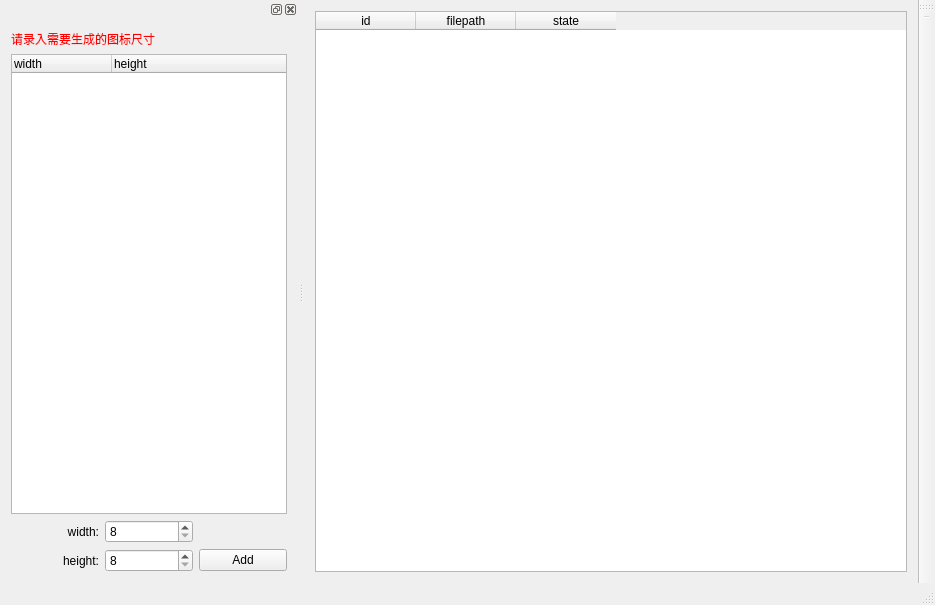
<?xml version="1.0" encoding="UTF-8"?>
<ui version="4.0">
 <class>MainWindow</class>
 <widget class="QMainWindow" name="MainWindow">
  <property name="geometry">
   <rect>
    <x>0</x>
    <y>0</y>
    <width>935</width>
    <height>605</height>
   </rect>
  </property>
  <property name="windowTitle">
   <string>MainWindow</string>
  </property>
  <property name="windowIcon">
   <iconset resource="uires.qrc">
    <normaloff>:/res/icon.icns</normaloff>:/res/icon.icns</iconset>
  </property>
  <property name="toolButtonStyle">
   <enum>Qt::ToolButtonIconOnly</enum>
  </property>
  <widget class="QWidget" name="centralWidget">
   <layout class="QGridLayout" name="gridLayout">
    <item row="3" column="0" rowspan="5">
     <widget class="QTableWidget" name="tableWidget">
      <column>
       <property name="text">
        <string>id</string>
       </property>
      </column>
      <column>
       <property name="text">
        <string>filepath</string>
       </property>
      </column>
      <column>
       <property name="text">
        <string>state</string>
       </property>
      </column>
     </widget>
    </item>
   </layout>
  </widget>
  <widget class="QMenuBar" name="menuBar">
   <property name="geometry">
    <rect>
     <x>0</x>
     <y>0</y>
     <width>935</width>
     <height>22</height>
    </rect>
   </property>
  </widget>
  <widget class="QStatusBar" name="statusBar"/>
  <widget class="QDockWidget" name="dockWidget_2">
   <property name="minimumSize">
    <size>
     <width>298</width>
     <height>274</height>
    </size>
   </property>
   <attribute name="dockWidgetArea">
    <number>1</number>
   </attribute>
   <widget class="QWidget" name="dockWidgetContents_2">
    <layout class="QGridLayout" name="gridLayout_3">
     <item row="3" column="2">
      <widget class="QPushButton" name="pushButton_3">
       <property name="text">
        <string>Add</string>
       </property>
      </widget>
     </item>
     <item row="1" column="0" colspan="3">
      <widget class="QTreeWidget" name="treeWidget">
       <property name="contextMenuPolicy">
        <enum>Qt::CustomContextMenu</enum>
       </property>
       <column>
        <property name="text">
         <string>width</string>
        </property>
       </column>
       <column>
        <property name="text">
         <string>height</string>
        </property>
       </column>
      </widget>
     </item>
     <item row="3" column="1">
      <widget class="QSpinBox" name="spinBox_2">
       <property name="minimum">
        <number>8</number>
       </property>
       <property name="maximum">
        <number>512</number>
       </property>
      </widget>
     </item>
     <item row="2" column="1">
      <widget class="QSpinBox" name="spinBox">
       <property name="minimum">
        <number>8</number>
       </property>
       <property name="maximum">
        <number>512</number>
       </property>
      </widget>
     </item>
     <item row="3" column="0">
      <widget class="QLabel" name="label_3">
       <property name="text">
        <string>height:</string>
       </property>
       <property name="alignment">
        <set>Qt::AlignRight|Qt::AlignTrailing|Qt::AlignVCenter</set>
       </property>
      </widget>
     </item>
     <item row="2" column="0">
      <widget class="QLabel" name="label_2">
       <property name="frameShape">
        <enum>QFrame::NoFrame</enum>
       </property>
       <property name="text">
        <string>width:</string>
       </property>
       <property name="scaledContents">
        <bool>false</bool>
       </property>
       <property name="alignment">
        <set>Qt::AlignRight|Qt::AlignTrailing|Qt::AlignVCenter</set>
       </property>
      </widget>
     </item>
     <item row="0" column="0" colspan="3">
      <widget class="QLabel" name="label_4">
       <property name="text">
        <string>&lt;html&gt;&lt;head/&gt;&lt;body&gt;&lt;p&gt;&lt;span style=&quot; color:#ff0000;&quot;&gt;请录入需要生成的图标尺寸&lt;/span&gt;&lt;/p&gt;&lt;/body&gt;&lt;/html&gt;</string>
       </property>
      </widget>
     </item>
    </layout>
   </widget>
  </widget>
  <widget class="QToolBar" name="toolBar">
   <property name="baseSize">
    <size>
     <width>40</width>
     <height>40</height>
    </size>
   </property>
   <property name="windowTitle">
    <string>toolBar</string>
   </property>
   <property name="iconSize">
    <size>
     <width>48</width>
     <height>48</height>
    </size>
   </property>
   <attribute name="toolBarArea">
    <enum>RightToolBarArea</enum>
   </attribute>
   <attribute name="toolBarBreak">
    <bool>false</bool>
   </attribute>
   <addaction name="separator"/>
  </widget>
  <action name="DeleteAll">
   <property name="icon">
    <iconset resource="uires.qrc">
     <normaloff>:/res/delete.png</normaloff>:/res/delete.png</iconset>
   </property>
   <property name="text">
    <string>删除全部</string>
   </property>
  </action>
  <action name="DeleteCurren">
   <property name="icon">
    <iconset resource="uires.qrc">
     <normaloff>:/res/delete.png</normaloff>:/res/delete.png</iconset>
   </property>
   <property name="text">
    <string>删除当前</string>
   </property>
  </action>
 </widget>
 <layoutdefault spacing="6" margin="11"/>
 <resources>
  <include location="uires.qrc"/>
 </resources>
 <connections/>
</ui>
